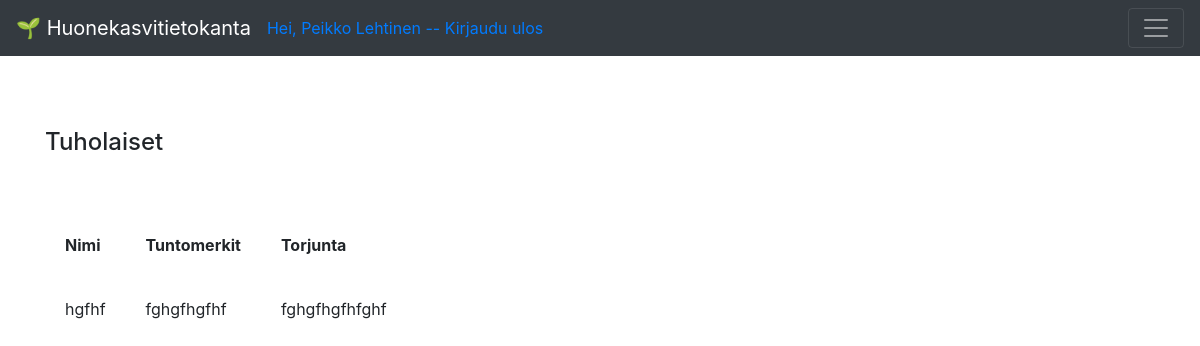
/pests (signed in), run on an earlier commit of the app's database.
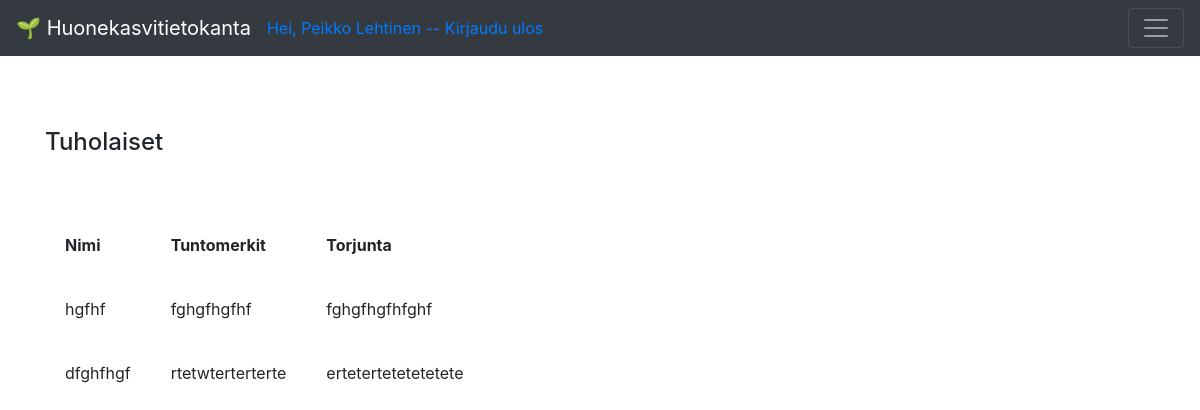
And on a later commit of the database.
### application/pests/models.py (models this page shows, shortened)
class Pest(Base):
    name = db.Column(db.String(144), nullable=False)
    description = db.Column(db.String(400), nullable=False)
    control = db.Column(db.String(400), nullable=False)

### application/pests/views.py (the view)
@app.route("/pests", methods=["GET"])
@login_required(role="ANY")
def pests_index():
    return render_template("pests/list.html", pests = Pest.query.all())

### application/__init__.py (called while the page is built)
def login_required(role = "ANY"):
    def wrapper(fn):
        @wraps(fn)
        def decorated_view(*args, **kwargs):
            if not current_user:
                return login_manager.unauthorized()
            if not current_user.is_authenticated:
                return login_manager.unauthorized()
            unauthorized = False
            if not role == "ANY":
                unauthorized = True
                for user_role in current_user.userrole():
                    if user_role == role:
                        unauthorized = False
                        break
            if unauthorized:
                return login_manager.unauthorized()
            return fn(*args, **kwargs)
        return decorated_view
    return wrapper

@login_manager.user_loader
def load_user(user_id):
    return User.query.get(user_id)

### application/templates/pests/list.html (shortened to what this page needs)
{% extends "layout.html" %}
{% block body %}
<h4>Tuholaiset</h4>
<br>
<br>
  <table cellpadding="20">
    <tr>
      <th>Nimi</th>
      <th>Tuntomerkit</th>
      <th>Torjunta<th>
    </tr>
    {% for pest in pests %}
    <tr>
      <td>{{ pest.name }}</td>
      <td>{{ pest.description }}</td>
      <td>{{ pest.control }}</td>
    </tr>
    {% endfor %}
  </table>
{% endblock %}

What changed in the data, as far as the page shows it:
added Pest: name "dfghfhgf", description "rtetwterterterte", control "ertetertetetetetete"
